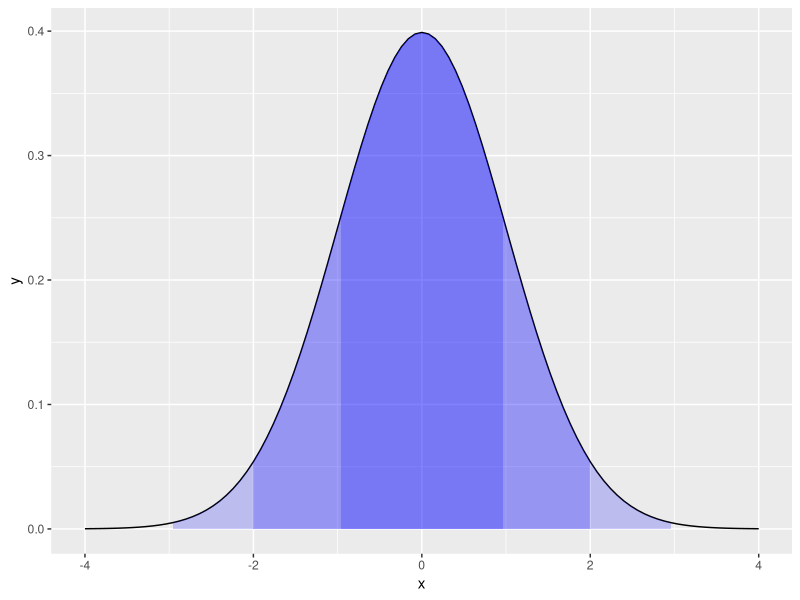
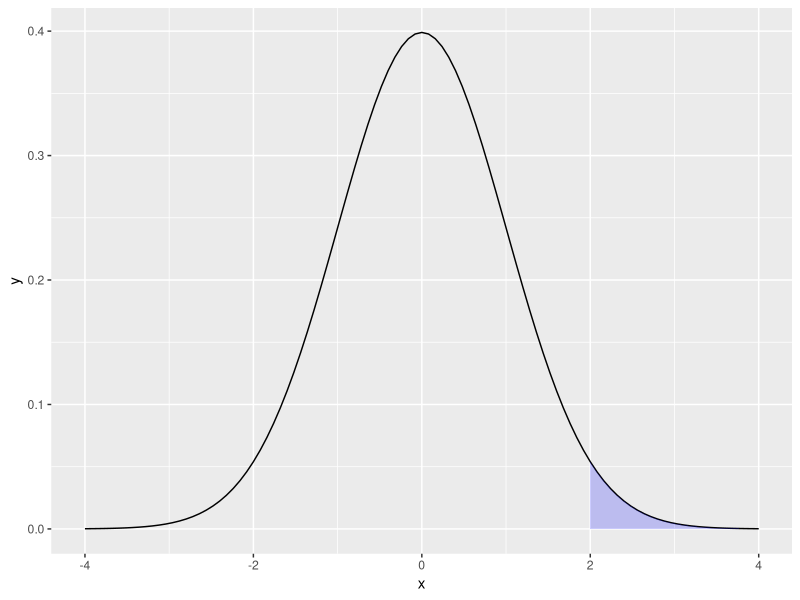
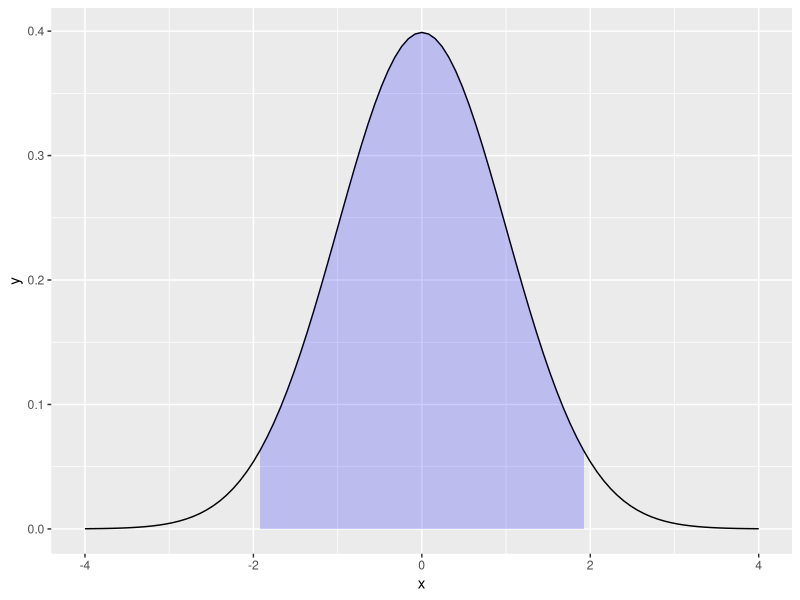

Write R code to recreate these figures, in order.
## ---- chunk 1

# パッケージの準備
library(ggplot2)
library(gridExtra)

# 関数の準備
limitRange <- function(fun, min, max) {
  function(x) {
    y <- fun(x)
    y[x < min  |  x > max] <- NA
    return(y)
  }
}
p <- ggplot(data.frame(x=c(-4, 4)), aes(x=x))
p + stat_function(fun = dnorm) +
  stat_function(fun = limitRange(dnorm, -1, 1),
                geom="area", fill="blue", alpha=0.2)+
  stat_function(fun = limitRange(dnorm, -2, 2),
                geom="area", fill="blue", alpha=0.2)+
  stat_function(fun = limitRange(dnorm, -3, 3),
                geom="area", fill="blue", alpha=0.2)
## ---- chunk 2
# p(x>2)
p <- ggplot(data.frame(x=c(-4, 4)), aes(x=x))
p + stat_function(fun = dnorm) +
  stat_function(fun = limitRange(dnorm, 2, 4),
                geom="area", fill="blue", alpha=0.2)
## ---- chunk 3
# 95%
p <- ggplot(data.frame(x=c(-4, 4)), aes(x=x))
p + stat_function(fun = dnorm) +
  stat_function(fun = limitRange(dnorm, -1.96, 1.96),
                geom="area", fill="blue", alpha=0.2)
